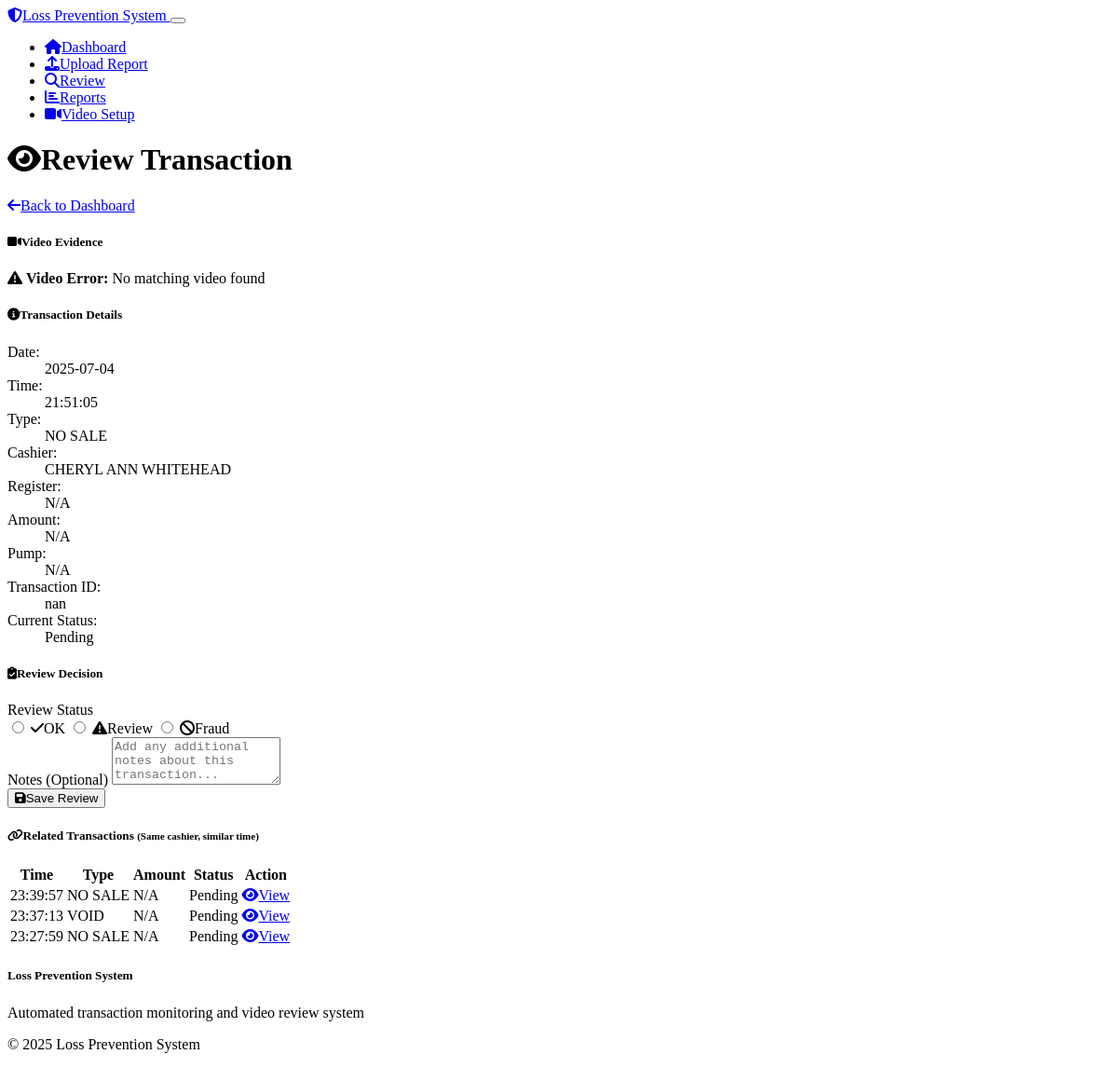
The app's page /review/6 with its own data.
### models.py (models this page shows)
class SuspiciousTransaction(db.Model):
    id = db.Column(db.Integer, primary_key=True)
    report_id = db.Column(db.Integer, db.ForeignKey('transaction_report.id'), nullable=False)
    transaction_timestamp = db.Column(db.DateTime, nullable=False)
    cashier_id = db.Column(db.String(50))
    register_id = db.Column(db.String(50))
    transaction_type = db.Column(db.String(50), nullable=False)  # VOID, REFUND, NO_SALE, DISCOUNT_REMOVED
    transaction_id = db.Column(db.String(100))
    amount = db.Column(db.Float)
    pump_number = db.Column(db.String(10))
    raw_data = db.Column(db.Text)  # Store original row data
    video_clip_path = db.Column(db.String(500))
    video_processed = db.Column(db.Boolean, default=False)
    video_error = db.Column(db.Text)
    review_status = db.Column(db.String(20), default='pending')  # pending, ok, review, fraud
    review_date = db.Column(db.DateTime)
    review_notes = db.Column(db.Text)
    created_date = db.Column(db.DateTime, default=datetime.utcnow)
    report = db.relationship('TransactionReport', backref=db.backref('suspicious_transactions_list', lazy=True))

### routes.py (the view)
@app.route('/review/<int:transaction_id>')
def review_transaction(transaction_id):
    transaction = SuspiciousTransaction.query.get_or_404(transaction_id)
    related_transactions = SuspiciousTransaction.query.filter(
        SuspiciousTransaction.cashier_id == transaction.cashier_id,
        SuspiciousTransaction.transaction_timestamp >= transaction.transaction_timestamp,
        SuspiciousTransaction.id != transaction.id
    ).limit(5).all()
    return render_template('review.html',
                         transaction=transaction,
                         related_transactions=related_transactions)

### templates/review.html (shortened to what this page needs)
{% extends "base.html" %}
{% block content %}
<div class="row">
    <div class="col-12">
        <div class="d-flex justify-content-between align-items-center mb-4">
            <h1><i class="fas fa-eye me-2"></i>Review Transaction</h1>
            <a href="{{ url_for('dashboard') }}" class="btn btn-secondary">
                <i class="fas fa-arrow-left me-2"></i>Back to Dashboard
            </a>
        </div>
    </div>
</div>
<div class="row">
    <div class="col-lg-8 mb-4">
        <div class="card">
            <div class="card-header">
                <h5 class="card-title mb-0">
                    <i class="fas fa-video me-2"></i>Video Evidence
                </h5>
            </div>
            <div class="card-body">
                {% if transaction.video_clip_path %}
                    <video
                        id="video-player"
                        class="video-js vjs-default-skin w-100"
                        controls
                        preload="auto"
                        data-setup="{}"
                        style="max-height: 400px;">
                        <source src="{{ url_for('serve_video', transaction_id=transaction.id) }}" type="video/mp4">
                        <p class="vjs-no-js">
                            To view this video please enable JavaScript, and consider upgrading to a web browser that
                            <a href="https://videojs.com/html5-video-support/" target="_blank">supports HTML5 video</a>.
                        </p>
                    </video>
                {% elif transaction.video_error %}
                    <div class="alert alert-warning">
                        <i class="fas fa-exclamation-triangle me-2"></i>
                        <strong>Video Error:</strong> {{ transaction.video_error }}
                    </div>
                {% else %}
                    <div class="alert alert-info">
                        <i class="fas fa-clock me-2"></i>
                        Video clip is being processed. Please check back in a few minutes.
                    </div>
                {% endif %}
            </div>
        </div>
    </div>
    <div class="col-lg-4 mb-4">
        <div class="card">
            <div class="card-header">
                <h5 class="card-title mb-0">
                    <i class="fas fa-info-circle me-2"></i>Transaction Details
                </h5>
            </div>
            <div class="card-body">
                <dl class="row">
                    <dt class="col-sm-5">Date:</dt>
                    <dd class="col-sm-7">{{ transaction.transaction_timestamp.strftime('%Y-%m-%d') }}</dd>
                    <dt class="col-sm-5">Time:</dt>
                    <dd class="col-sm-7">{{ transaction.transaction_timestamp.strftime('%H:%M:%S') }}</dd>
                    <dt class="col-sm-5">Type:</dt>
                    <dd class="col-sm-7">
                        <span class="badge bg-warning">{{ transaction.transaction_type }}</span>
                    </dd>
                    <dt class="col-sm-5">Cashier:</dt>
                    <dd class="col-sm-7">{{ transaction.cashier_id or 'N/A' }}</dd>
                    <dt class="col-sm-5">Register:</dt>
                    <dd class="col-sm-7">{{ transaction.register_id or 'N/A' }}</dd>
                    <dt class="col-sm-5">Amount:</dt>
                    <dd class="col-sm-7">
                        {% if transaction.amount %}
                            ${{ "%.2f"|format(transaction.amount) }}
                        {% else %}
                            N/A
                        {% endif %}
                    </dd>
                    <dt class="col-sm-5">Pump:</dt>
                    <dd class="col-sm-7">{{ transaction.pump_number or 'N/A' }}</dd>
                    <dt class="col-sm-5">Transaction ID:</dt>
                    <dd class="col-sm-7">{{ transaction.transaction_id or 'N/A' }}</dd>
                    <dt class="col-sm-5">Current Status:</dt>
                    <dd class="col-sm-7">
                        {% if transaction.review_status == 'pending' %}
                            <span class="badge bg-secondary">Pending</span>
                        {% elif transaction.review_status == 'ok' %}
                            <span class="badge bg-success">OK</span>
                        {% elif transaction.review_status == 'review' %}
                            <span class="badge bg-warning">Needs Review</span>
                        {% elif transaction.review_status == 'fraud' %}
                            <span class="badge bg-danger">Fraud</span>
                        {% endif %}
                    </dd>
                </dl>
            </div>
        </div>
    </div>
</div>
<div class="row">
    <div class="col-12">
        <div class="card">
            <div class="card-header">
                <h5 class="card-title mb-0">
                    <i class="fas fa-clipboard-check me-2"></i>Review Decision
                </h5>
            </div>
            <div class="card-body">
                <form method="POST" action="{{ url_for('update_review', transaction_id=transaction.id) }}">
                    <div class="row">
                        <div class="col-md-6">
                            <div class="mb-3">
                                <label class="form-label">Review Status</label>
                                <div class="btn-group w-100" role="group">
                                    <input type="radio" class="btn-check" name="status" id="status-ok" value="ok" {% if transaction.review_status == 'ok' %}checked{% endif %}>
                                    <label class="btn btn-outline-success" for="status-ok">
                                        <i class="fas fa-check me-1"></i>OK
                                    </label>
                                    <input type="radio" class="btn-check" name="status" id="status-review" value="review" {% if transaction.review_status == 'review' %}checked{% endif %}>
                                    <label class="btn btn-outline-warning" for="status-review">
                                        <i class="fas fa-exclamation-triangle me-1"></i>Review
                                    </label>
                                    <input type="radio" class="btn-check" name="status" id="status-fraud" value="fraud" {% if transaction.review_status == 'fraud' %}checked{% endif %}>
                                    <label class="btn btn-outline-danger" for="status-fraud">
                                        <i class="fas fa-ban me-1"></i>Fraud
                                    </label>
                                </div>
                            </div>
                        </div>
                        <div class="col-md-6">
                            <div class="mb-3">
                                <label for="notes" class="form-label">Notes (Optional)</label>
                                <textarea class="form-control" id="notes" name="notes" rows="3" placeholder="Add any additional notes about this transaction...">{{ transaction.review_notes or '' }}</textarea>
                            </div>
                        </div>
                    </div>
                    <div class="d-grid gap-2 d-md-flex justify-content-md-end">
                        <button type="submit" class="btn btn-primary">
                            <i class="fas fa-save me-2"></i>Save Review
                        </button>
                    </div>
                </form>
            </div>
        </div>
    </div>
</div>
{% if related_transactions %}
<div class="row mt-4">
    <div class="col-12">
        <div class="card">
            <div class="card-header">
                <h5 class="card-title mb-0">
                    <i class="fas fa-link me-2"></i>Related Transactions
                    <small class="text-muted">(Same cashier, similar time)</small>
                </h5>
            </div>
            <div class="card-body">
                <div class="table-responsive">
                    <table class="table table-sm">
                        <thead>
                            <tr>
                                <th>Time</th>
                                <th>Type</th>
                                <th>Amount</th>
                                <th>Status</th>
                                <th>Action</th>
                            </tr>
                        </thead>
                        <tbody>
                            {% for rel_trans in related_transactions %}
                            <tr>
                                <td>{{ rel_trans.transaction_timestamp.strftime('%H:%M:%S') }}</td>
                                <td>
                                    <span class="badge bg-warning">{{ rel_trans.transaction_type }}</span>
                                </td>
                                <td>
                                    {% if rel_trans.amount %}
                                        ${{ "%.2f"|format(rel_trans.amount) }}
                                    {% else %}
                                        N/A
                                    {% endif %}
                                </td>
                                <td>
                                    {% if rel_trans.review_status == 'pending' %}
                                        <span class="badge bg-secondary">Pending</span>
                                    {% elif rel_trans.review_status == 'ok' %}
                                        <span class="badge bg-success">OK</span>
                                    {% elif rel_trans.review_status == 'review' %}
                                        <span class="badge bg-warning">Review</span>
                                    {% elif rel_trans.review_status == 'fraud' %}
                                        <span class="badge bg-danger">Fraud</span>
                                    {% endif %}
                                </td>
                                <td>
                                    <a href="{{ url_for('review_transaction', transaction_id=rel_trans.id) }}" class="btn btn-sm btn-outline-primary">
                                        <i class="fas fa-eye me-1"></i>View
                                    </a>
                                </td>
                            </tr>
                            {% endfor %}
                        </tbody>
                    </table>
                </div>
            </div>
        </div>
    </div>
</div>
{% endif %}
{% endblock %}

### records on screen
SuspiciousTransaction: review_status "☐ OK", review_status "☐ Review", review_status "☐ Fraud"
SuspiciousTransaction: transaction_timestamp "23:39:57", transaction_type "NO SALE", amount "N/A", review_status "Pending"
SuspiciousTransaction: transaction_timestamp "23:37:13", transaction_type "VOID", amount "N/A", review_status "Pending"
SuspiciousTransaction: transaction_timestamp "23:27:59", transaction_type "NO SALE", amount "N/A", review_status "Pending"
